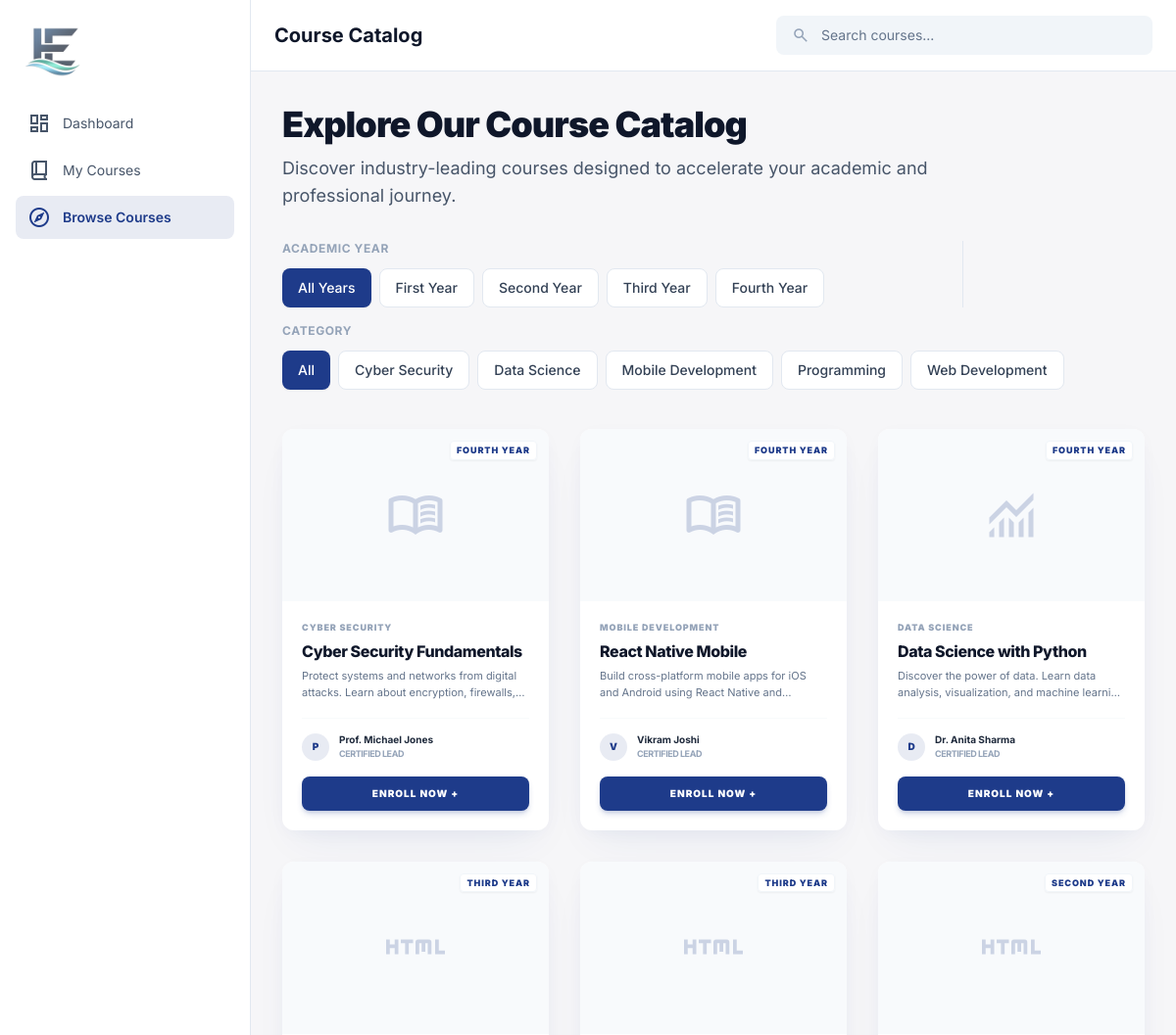
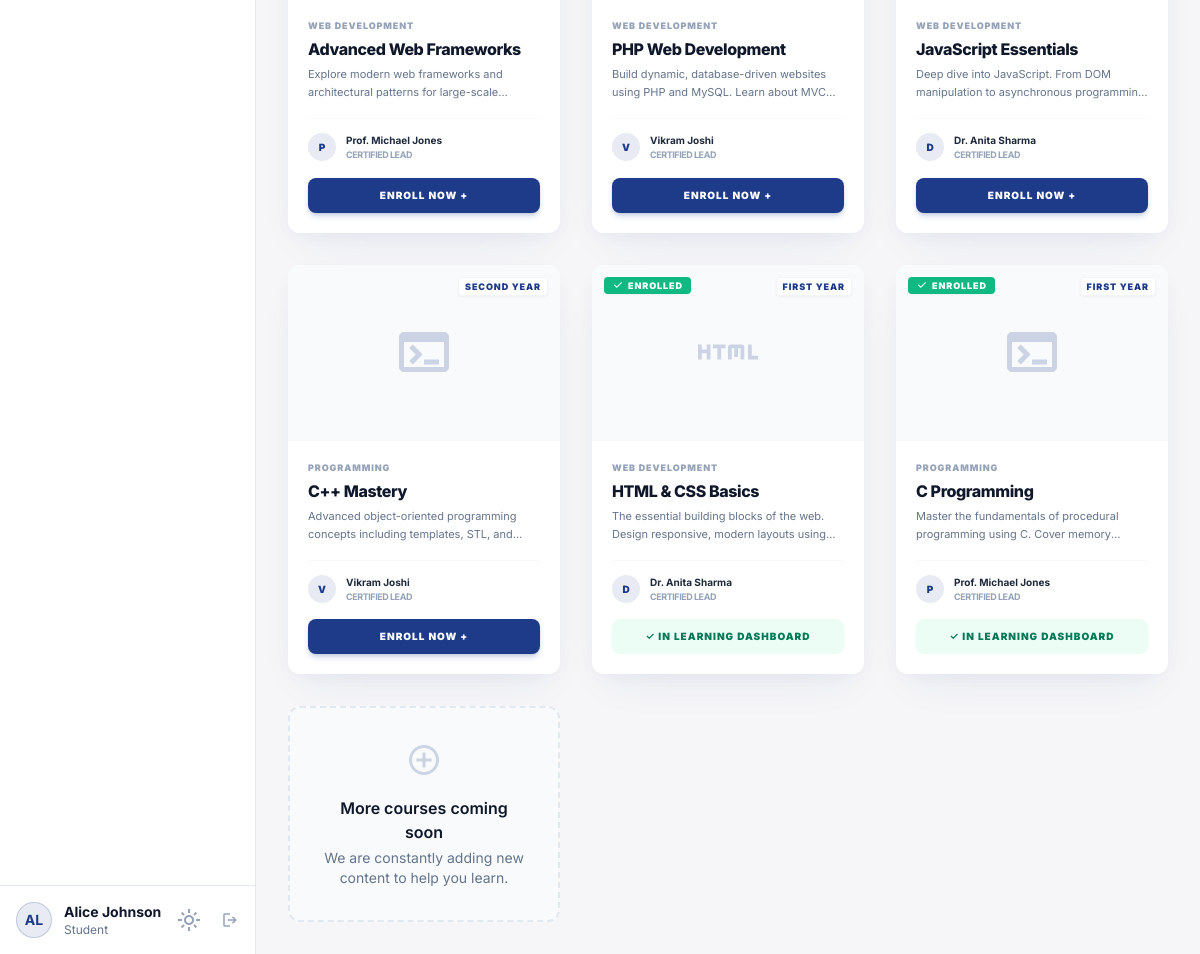
The app's page /student/catalog.php (signed in) with its own data (2 pictures, top to bottom).
### tables this page shows
CREATE TABLE IF NOT EXISTS courses (
    id INT AUTO_INCREMENT PRIMARY KEY,
    title VARCHAR(200) NOT NULL,
    description TEXT,
    category VARCHAR(100) DEFAULT NULL,
    academic_year ENUM('First Year','Second Year','Third Year','Fourth Year') DEFAULT 'First Year',
    instructor_id INT DEFAULT NULL,
    status ENUM('active','draft') DEFAULT 'active',
    created_at DATETIME DEFAULT CURRENT_TIMESTAMP,
    FOREIGN KEY (instructor_id) REFERENCES users(id) ON DELETE SET NULL
);

CREATE TABLE IF NOT EXISTS users (
    id INT AUTO_INCREMENT PRIMARY KEY,
    name VARCHAR(150) NOT NULL,
    email VARCHAR(180) NOT NULL UNIQUE,
    password VARCHAR(255) NOT NULL,
    role ENUM('admin', 'instructor', 'student') NOT NULL DEFAULT 'student',
    status ENUM('active', 'inactive') NOT NULL DEFAULT 'active',
    created_at DATETIME DEFAULT CURRENT_TIMESTAMP
);

### config/session.php (called while the page is built, shortened)
<?php
function sanitize($value) {
    return htmlspecialchars(strip_tags(trim($value)), ENT_QUOTES, 'UTF-8');
}

### student/catalog.php (the view, shortened to what this page needs)
<?php
require_once '../config/session.php';
$db        = getDB();
$studentId = (int)$_SESSION['user_id'];
$yearFilter     = sanitize($_GET['year'] ?? '');
$categoryFilter = sanitize($_GET['category'] ?? '');
$search         = sanitize($_GET['search'] ?? '');
$enrolledStmt = $db->prepare('SELECT course_id FROM enrollments WHERE student_id=?');
$enrolledStmt->execute([$studentId]);
$enrolledIds  = array_column($enrolledStmt->fetchAll(), 'course_id');
$conditions = ["c.status='active'"];
$params = [];
$where = $conditions ? 'WHERE '.implode(' AND ',$conditions) : '';
$stmt = $db->prepare("SELECT c.*, u.name AS instructor_name FROM courses c LEFT JOIN users u ON c.instructor_id=u.id $where ORDER BY c.id DESC");
$stmt->execute($params);
$courses = $stmt->fetchAll();
$categories = $db->query("SELECT DISTINCT category FROM courses WHERE category IS NOT NULL AND status='active' ORDER BY category")->fetchAll(PDO::FETCH_COLUMN);
$categoryIcons = [
    'Programming'     => 'terminal',
    'Web Development' => 'html',
    'Data Science'    => 'monitoring',
    'Design'          => 'palette',
    'default'         => 'menu_book',
];
$years = ['First Year','Second Year','Third Year','Fourth Year'];
require_once '../includes/student_sidebar.php';
?>
<header class="flex items-center justify-between whitespace-nowrap border-b border-slate-200 dark:border-slate-800 bg-white dark:bg-slate-900 px-6 py-4 sticky top-0 z-10">
  <div class="flex items-center gap-8">
    <h1 class="text-xl font-bold text-slate-900 dark:text-slate-100">Course Catalog</h1>
  </div>
  <div class="flex flex-1 justify-end gap-4 max-w-sm ml-8">
    <form method="GET" class="flex w-full flex-1 items-stretch rounded-lg h-10">
      <div class="text-slate-400 flex bg-slate-100 dark:bg-slate-800 items-center justify-center pl-4 rounded-l-lg">
        <span class="material-symbols-outlined text-lg">search</span>
      </div>
      <input name="search" value="<?= htmlspecialchars($search) ?>" class="form-input flex w-full min-w-0 flex-1 border-none bg-slate-100 dark:bg-slate-800 focus:ring-2 focus:ring-primary rounded-r-lg text-sm placeholder:text-slate-500" placeholder="Search courses..." type="text"/>
    </form>
  </div>
</header>
<main class="flex-1 px-8 py-8 w-full">
  <div class="mb-8">
    <h2 class="text-slate-900 dark:text-white text-4xl font-black leading-tight tracking-tight mb-2">Explore Our Course Catalog</h2>
    <p class="text-slate-600 dark:text-slate-400 text-lg max-w-2xl">Discover industry-leading courses designed to accelerate your academic and professional journey.</p>
  </div>
  <div class="flex flex-col gap-4 mb-10">
    <form method="GET" class="flex flex-wrap gap-4">
      <div class="flex flex-wrap gap-2 pr-6 border-r border-slate-200 dark:border-slate-800">
        <span class="text-xs font-bold text-slate-400 uppercase tracking-wider w-full mb-1">Academic Year</span>
        <a href="?<?= http_build_query(array_merge($_GET,['year'=>''])) ?>" class="flex h-10 items-center justify-center gap-x-2 rounded-lg px-4 shadow-sm text-sm font-medium transition-all <?= !$yearFilter ? 'bg-primary text-white' : 'bg-white dark:bg-slate-800 border border-slate-200 dark:border-slate-700 hover:border-primary text-slate-700 dark:text-slate-300' ?>">All Years</a>
        <?php foreach ($years as $y): ?>
        <a href="?<?= http_build_query(array_merge($_GET,['year'=>$y])) ?>" class="flex h-10 items-center justify-center gap-x-2 rounded-lg px-4 text-sm font-medium transition-all <?= $yearFilter===$y ? 'bg-primary text-white shadow-sm' : 'bg-white dark:bg-slate-800 border border-slate-200 dark:border-slate-700 hover:border-primary text-slate-700 dark:text-slate-300' ?>"><?= $y ?></a>
        <?php endforeach; ?>
      </div>
      <?php if (!empty($categories)): ?>
      <div class="flex flex-wrap gap-2">
        <span class="text-xs font-bold text-slate-400 uppercase tracking-wider w-full mb-1">Category</span>
        <a href="?<?= http_build_query(array_merge($_GET,['category'=>''])) ?>" class="flex h-10 items-center justify-center gap-x-2 rounded-lg px-4 text-sm font-medium transition-all <?= !$categoryFilter ? 'bg-primary text-white shadow-sm' : 'bg-white dark:bg-slate-800 border border-slate-200 dark:border-slate-700 hover:border-primary text-slate-700 dark:text-slate-300' ?>">All</a>
        <?php foreach ($categories as $cat): ?>
        <a href="?<?= http_build_query(array_merge($_GET,['category'=>$cat])) ?>" class="flex h-10 items-center justify-center gap-x-2 rounded-lg px-4 text-sm font-medium transition-all <?= $categoryFilter===$cat ? 'bg-primary text-white shadow-sm' : 'bg-white dark:bg-slate-800 border border-slate-200 dark:border-slate-700 hover:border-primary text-slate-700 dark:text-slate-300' ?>"><?= htmlspecialchars($cat) ?></a>
        <?php endforeach; ?>
      </div>
      <?php endif; ?>
    </form>
  </div>
  <?php if (empty($courses)): ?>
  <div class="text-center py-16 text-slate-400">
    <span class="material-symbols-outlined text-5xl mb-3 block">search_off</span>
    <p class="text-lg font-medium">No courses found.</p>
    <a href="/CMS/student/catalog.php" class="text-primary font-semibold hover:underline text-sm mt-1 inline-block">Clear filters</a>
  </div>
  <?php else: ?>
  <div class="grid grid-cols-1 md:grid-cols-2 lg:grid-cols-3 gap-8">
    <?php foreach ($courses as $c):
      $icon       = $categoryIcons[$c['category'] ?? ''] ?? $categoryIcons['default'];
      $isEnrolled = in_array($c['id'], $enrolledIds);
    ?>
    <div class="bg-white dark:bg-slate-900 rounded-xl overflow-hidden flex flex-col transition-all group hover:scale-[1.02]" style="box-shadow:0 4px 20px -5px rgba(30,59,138,0.05), 0 20px 40px -15px rgba(30,59,138,0.08)">
      <div class="h-44 w-full bg-slate-50 dark:bg-slate-800/50 flex items-center justify-center relative border-b border-slate-50 dark:border-slate-800 overflow-hidden">
        <?php if (!empty($c['image'])): ?>
        <img src="/CMS/<?= htmlspecialchars($c['image']) ?>" alt="<?= htmlspecialchars($c['title']) ?>" class="w-full h-full object-cover group-hover:scale-110 transition-transform duration-500">
        <?php else: ?>
        <span class="material-symbols-outlined text-6xl text-primary opacity-20 group-hover:scale-110 transition-transform"><?= $icon ?></span>
        <?php endif; ?>
        <div class="absolute top-3 right-3 bg-white/95 dark:bg-slate-900/95 px-1.5 py-0.5 rounded text-[9px] font-black text-primary uppercase shadow-sm border border-slate-100 dark:border-slate-800 tracking-widest"><?= htmlspecialchars($c['academic_year']) ?></div>
        <?php if ($isEnrolled): ?>
        <div class="absolute top-3 left-3 bg-emerald-500 text-white px-2 py-0.5 rounded text-[9px] font-black flex items-center gap-1 shadow-sm tracking-widest uppercase"><span class="material-symbols-outlined text-[12px]">check</span>Enrolled</div>
        <?php endif; ?>
      </div>
      <div class="p-5 flex flex-col flex-1">
        <div class="flex items-center gap-2 mb-1.5">
          <span class="text-[9px] font-black text-slate-400 uppercase tracking-[0.1em]"><?= htmlspecialchars($c['category'] ?? 'General') ?></span>
        </div>
        <h3 class="text-base font-extrabold text-slate-900 dark:text-white mb-1.5 tracking-tight leading-snug group-hover:text-primary transition-colors"><?= htmlspecialchars($c['title']) ?></h3>
        <p class="text-slate-500 text-[11px] mb-4 flex-1 line-clamp-2 leading-relaxed"><?= htmlspecialchars($c['description'] ?? 'Unlock your potential with this comprehensive course.') ?></p>
        <div class="flex items-center gap-2.5 mb-4 border-t border-slate-50 dark:border-slate-800 pt-3.5">
          <div class="size-7 rounded-full bg-primary/10 flex items-center justify-center text-primary font-black text-[10px]">
            <?= strtoupper(substr($c['instructor_name']??'A',0,1)) ?>
          </div>
          <div class="min-w-0">
            <p class="font-bold text-slate-800 dark:text-slate-200 text-[10px] truncate"><?= htmlspecialchars($c['instructor_name'] ?? 'EduStream Expert') ?></p>
            <p class="text-[9px] font-bold text-slate-400 uppercase tracking-tighter">Certified Lead</p>
          </div>
        </div>
        <?php if ($isEnrolled): ?>
        <a href="/CMS/student/dashboard.php" class="w-full bg-emerald-50 dark:bg-emerald-900/20 text-emerald-700 dark:text-emerald-400 py-2.5 rounded-lg font-black text-[10px] text-center uppercase tracking-widest hover:bg-emerald-100 dark:hover:bg-emerald-900/30 transition-all">
          ✓ In Learning Dashboard
        </a>
        <?php else: ?>
        <form method="POST" action="/CMS/api/enroll.php">
          <button type="submit" class="w-full bg-primary text-white py-2.5 rounded-lg font-black text-[10px] uppercase tracking-widest hover:bg-primary/90 transition-all shadow-md shadow-primary/20">
            Enroll Now +
          </button>
        </form>
        <?php endif; ?>
      </div>
    </div>
    <?php endforeach; ?>
    <div class="flex flex-col items-center justify-center rounded-xl border-2 border-dashed border-slate-200 dark:border-slate-800 p-8 text-center bg-slate-50 dark:bg-slate-900/50">
      <span class="material-symbols-outlined text-4xl text-slate-300 mb-4">add_circle</span>
      <h3 class="text-slate-900 dark:text-white font-semibold mb-1">More courses coming soon</h3>
      <p class="text-slate-500 text-sm">We are constantly adding new content to help you learn.</p>
    </div>
  </div>
  <?php endif; ?>
</main>
</main>
</div>
</body>
</html>

### includes/student_sidebar.php (style rules this page uses)
body { font-family:'Inter',sans-serif; }
.material-symbols-outlined { font-variation-settings:'FILL' 0,'wght' 400,'GRAD' 0,'opsz' 24; }

### records on screen
courses: academic_year "FOURTH YEAR", category "CYBER SECURITY", title "Cyber Security Fundamentals", description "Protect systems and networks from digital attacks. Learn about encryption,…", instructor.name "P", instructor.name "Prof. Michael Jones"
courses: academic_year "FOURTH YEAR", category "MOBILE DEVELOPMENT", title "React Native Mobile", description "Build cross-platform mobile apps for iOS and Android using React Native…", instructor.name "V", instructor.name "Vikram Joshi"
courses: academic_year "FOURTH YEAR", category "DATA SCIENCE", title "Data Science with Python", description "Discover the power of data. Learn data analysis, visualization, and machine…", instructor.name "D", instructor.name "Dr. Anita Sharma"
courses: academic_year "THIRD YEAR", category "WEB DEVELOPMENT", title "Advanced Web Frameworks", description "Explore modern web frameworks and architectural patterns for…", instructor.name "P", instructor.name "Prof. Michael Jones"
courses: academic_year "THIRD YEAR", category "WEB DEVELOPMENT", title "PHP Web Development", description "Build dynamic, database-driven websites using PHP and MySQL. Learn about…", instructor.name "V", instructor.name "Vikram Joshi"
courses: academic_year "SECOND YEAR", category "WEB DEVELOPMENT", title "JavaScript Essentials", description "Deep dive into JavaScript. From DOM manipulation to asynchronous…", instructor.name "D", instructor.name "Dr. Anita Sharma"
courses: academic_year "SECOND YEAR", category "PROGRAMMING", title "C++ Mastery", description "Advanced object-oriented programming concepts including templates, STL,…", instructor.name "V", instructor.name "Vikram Joshi"
courses: academic_year "FIRST YEAR", shows "ENROLLED", category "WEB DEVELOPMENT", title "HTML & CSS Basics", description "The essential building blocks of the web. Design responsive, modern layouts…", instructor.name "D", instructor.name "Dr. Anita Sharma", shows "✓ IN LEARNING DASHBOARD"
courses: academic_year "FIRST YEAR", shows "ENROLLED", category "PROGRAMMING", title "C Programming", description "Master the fundamentals of procedural programming using C. Cover…", instructor.name "P", instructor.name "Prof. Michael Jones", shows "✓ IN LEARNING DASHBOARD"

### other values on screen
$item['label'] "Dashboard"
$item['label'] "My Courses"
$item['label'] "Browse Courses"
substr($_SESSION['user_name']??'S',0,2) "AL"
$_SESSION['user_name'] "Alice Johnson"
$y "First Year"
$y "Second Year"
$y "Third Year"
$y "Fourth Year"
$cat "Cyber Security"
$cat "Data Science"
$cat "Mobile Development"
$cat "Programming"
$cat "Web Development"
